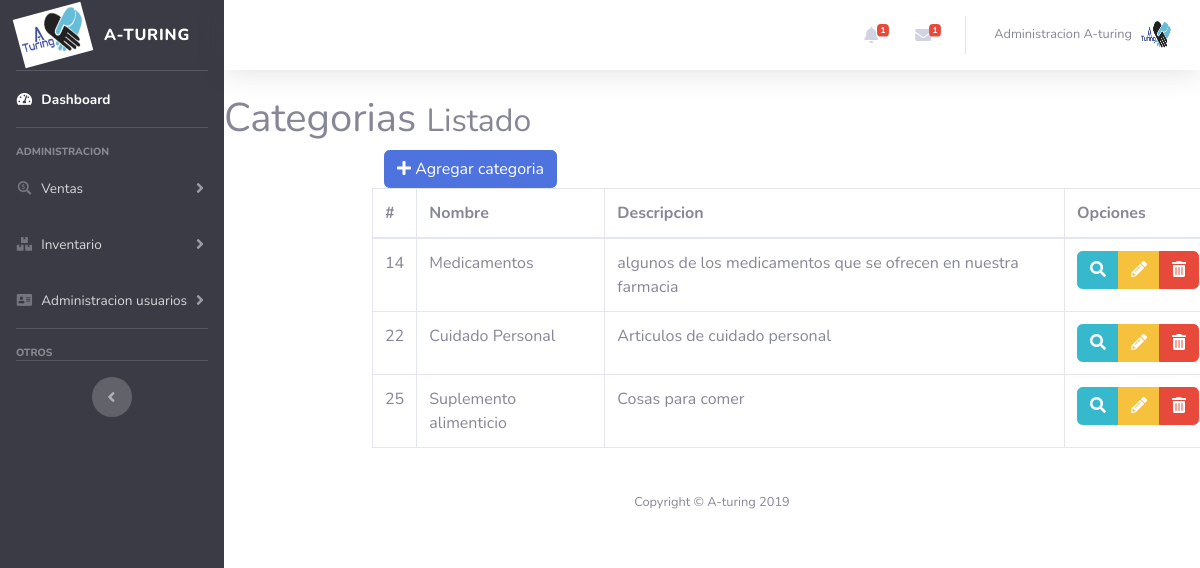
Page /Mantenimiento/Categorias on the committed database.
### tables this page shows
CREATE TABLE `categorias` (
  `id` int(11) NOT NULL,
  `nombre` varchar(45) DEFAULT NULL,
  `descripcion` varchar(100) DEFAULT NULL,
  `estado` tinyint(1) DEFAULT NULL
);

### application/controllers/Mantenimiento/Categorias.php (called while the page is built, shortened)
<?php
class Categorias extends CI_Controller {
	public function __construct(){
		$this->load->model("Categorias_model");
	}
	public function index(){
		$data = array(
			'categorias' => $this->Categorias_model->getCategorias(),
		);
		$this->load->view('layouts/header');
		$this->load->view('layouts/aside');
		$this->load->view('admin/categorias/list',$data);
		$this->load->view('layouts/footer');
	}
}

### index.php (called while the page is built, shortened)
<?php
require_once BASEPATH.'core/CodeIgniter.php';

### application/models/categorias_model.php (called while the page is built, shortened)
<?php
class Categorias_model extends CI_Model {
	public function getCategorias(){
		$this->db->where("estado","1");
		$resultado = $this->db->get("categorias");
		return $resultado->result();
	}
}

### application/views/admin/categorias/list.php (the view, shortened to what this page needs)
<div class="content-wrapper">
    <section class="content-header">
        <h1>
        Categorias
        <small>Listado</small>
        </h1>
    </section>
    <section class="content">
        <div class="box box-solid tabla-categorias">
            <div class="box-body">
                <div class="row">
                    <div class="col-md-12">
                        <a href="<?php echo base_url()?>Mantenimiento/Categorias/add" class="btn btn-primary btn-flat"><span class="fa fa-plus "></span> Agregar categoria</a>
                    </div>
                    <div class="row">
                        <div class="col-md-12">
                            <table class="table table-bordered btn-hover" id="example1">
                                <thead>
                                    <tr>
                                        <th>#</th>
                                        <th>Nombre</th>
                                        <th>Descripcion</th>
                                        <th>Opciones</th>
                                    </tr>
                                </thead>
                                <tbody>
                                    <?php if(!empty($categorias)): ?>
                                        <?php foreach($categorias as $categoria):?>
                                        <tr>
                                            <td><?php echo $categoria->id;?></td>
                                            <td><?php echo $categoria->nombre;?></td>
                                            <td><?php echo $categoria->descripcion;?></td>
                                            <td>
                                                <div class="btn-group">
                                                                  <button type="button" class="btn btn-info btn-view" data-toggle="modal" data-target="#modal-default" value="<?php echo $categoria->id;?>">
                                                                    <span class="fa fa-search"></span>
                                                                  </button>
                                                    <a href="<?php echo base_url();?>Mantenimiento/Categorias/edit/<?php echo $categoria->id; ?>" class="btn btn-warning"><span class="fa fa-pencil-alt "></span></a>
                                                    <a href="<?php echo base_url();?>Mantenimiento/Categorias/delete/<?php echo $categoria->id?>" class="btn btn-danger btn-remove"><span class="fa fa-trash-alt "></span></a>
                                                </div>
                                            </td>
                                        </tr>
                                    <?php endforeach ?>
                                <?php endif?>
                                </tbody>
                            </table>
                        </div>
                    </div>
                </div>
            </div>
        </div>
    </section>
</div>

### rows in the picture
categorias: id "14", nombre "Medicamentos", descripcion "algunos de los medicamentos que se ofrecen en nuestra farmacia"
categorias: id "22", nombre "Cuidado Personal", descripcion "Articulos de cuidado personal"
categorias: id "25", nombre "Suplemento alimenticio", descripcion "Cosas para comer"
